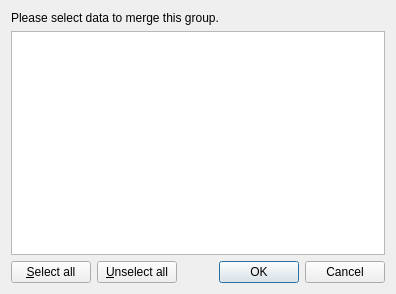
<?xml version="1.0" encoding="UTF-8"?>
<ui version="4.0">
 <class>GeoDataPolyDataGroupMergeSettingDialog</class>
 <widget class="QDialog" name="GeoDataPolyDataGroupMergeSettingDialog">
  <property name="geometry">
   <rect>
    <x>0</x>
    <y>0</y>
    <width>396</width>
    <height>294</height>
   </rect>
  </property>
  <property name="windowTitle">
   <string>Select data to merge</string>
  </property>
  <layout class="QVBoxLayout" name="verticalLayout">
   <item>
    <widget class="QLabel" name="label">
     <property name="text">
      <string>Please select data to merge this group.</string>
     </property>
    </widget>
   </item>
   <item>
    <widget class="QListWidget" name="listWidget">
     <property name="selectionMode">
      <enum>QAbstractItemView::MultiSelection</enum>
     </property>
    </widget>
   </item>
   <item>
    <layout class="QHBoxLayout" name="horizontalLayout">
     <item>
      <widget class="QPushButton" name="selectAllButton">
       <property name="text">
        <string>&amp;Select all</string>
       </property>
      </widget>
     </item>
     <item>
      <widget class="QPushButton" name="unselectAllButton">
       <property name="text">
        <string>&amp;Unselect all</string>
       </property>
      </widget>
     </item>
     <item>
      <spacer name="horizontalSpacer">
       <property name="orientation">
        <enum>Qt::Horizontal</enum>
       </property>
       <property name="sizeHint" stdset="0">
        <size>
         <width>17</width>
         <height>20</height>
        </size>
       </property>
      </spacer>
     </item>
     <item>
      <widget class="QDialogButtonBox" name="buttonBox">
       <property name="orientation">
        <enum>Qt::Horizontal</enum>
       </property>
       <property name="standardButtons">
        <set>QDialogButtonBox::Cancel|QDialogButtonBox::Ok</set>
       </property>
      </widget>
     </item>
    </layout>
   </item>
  </layout>
 </widget>
 <resources/>
 <connections>
  <connection>
   <sender>buttonBox</sender>
   <signal>accepted()</signal>
   <receiver>GeoDataPolyDataGroupMergeSettingDialog</receiver>
   <slot>accept()</slot>
   <hints>
    <hint type="sourcelabel">
     <x>248</x>
     <y>254</y>
    </hint>
    <hint type="destinationlabel">
     <x>157</x>
     <y>274</y>
    </hint>
   </hints>
  </connection>
  <connection>
   <sender>buttonBox</sender>
   <signal>rejected()</signal>
   <receiver>GeoDataPolyDataGroupMergeSettingDialog</receiver>
   <slot>reject()</slot>
   <hints>
    <hint type="sourcelabel">
     <x>316</x>
     <y>260</y>
    </hint>
    <hint type="destinationlabel">
     <x>286</x>
     <y>274</y>
    </hint>
   </hints>
  </connection>
 </connections>
</ui>
